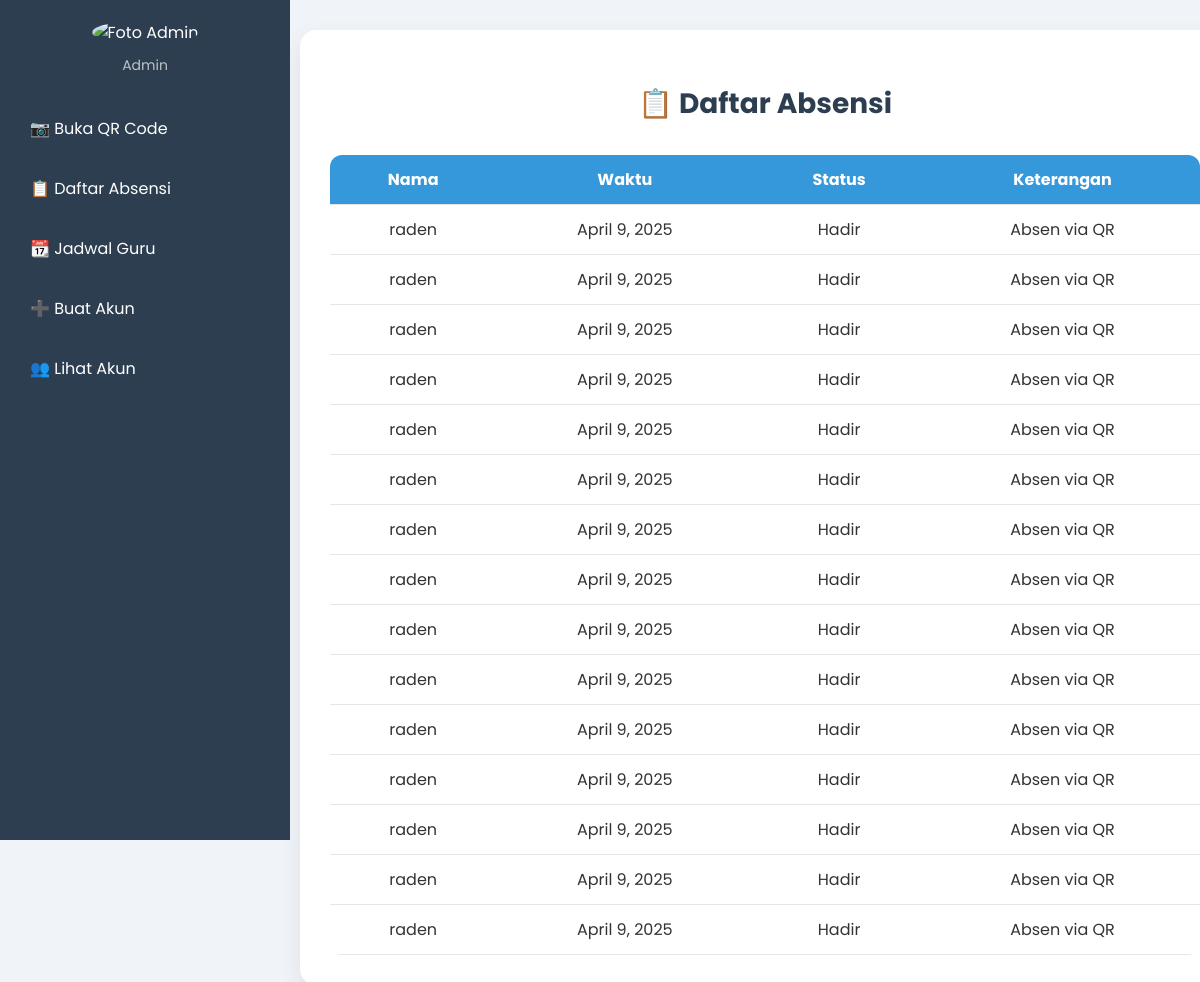
Page /absensi/ (signed in) on the committed database.
### birruwattaqwa/models.py (models this page shows, shortened)
class Absensi(models.Model):
    STATUS_CHOICES = [
        ('Hadir', 'Hadir'),
        ('Izin', 'Izin'),
        ('Sakit', 'Sakit'),
        ('Alfa', 'Alfa'),
    ]
    guru = models.ForeignKey(User, on_delete=models.CASCADE)
    tanggal = models.DateField(auto_now_add=True)
    status = models.CharField(max_length=10, choices=STATUS_CHOICES)
    keterangan = models.TextField(blank=True, null=True)  # Keterangan umum
    bulan = models.CharField(max_length=20)  # Simpan bulan sebagai nama, bukan angka
    tahun = models.IntegerField()
    jam_absensi = models.TimeField(auto_now_add=True)
    lokasi = models.CharField(max_length=255, blank=True, null=True)
    latitude = models.FloatField(blank=True, null=True)  # Tambahkan ini
    longitude = models.FloatField(blank=True, null=True)  # Tambahkan ini
    qrcodes = models.ImageField(upload_to='qr_codes/', blank=True)

### birruwattaqwa/views.py (the view, shortened to what this page needs)
# urls.py: path('absensi/', view_absensi, name='list_absen'),
@login_required
def view_absensi(request):
    user = request.user
    guru_filter = request.GET.get('guru', '')
    search_query = request.GET.get('search', '')
    if user.groups.filter(name='Admin').exists():
        absensi_list = Absensi.objects.all()
        guru_list = User.objects.filter(groups__name='Guru')
        if guru_filter:
            absensi_list = absensi_list.filter(guru__id=guru_filter)
        if search_query:
            absensi_list = absensi_list.filter(keterangan__icontains=search_query)
    else:
        absensi_list = Absensi.objects.filter(guru=user)
        guru_list = None
        if search_query:
            absensi_list = absensi_list.filter(keterangan__icontains=search_query)
    return render(request, 'birruwattaqwa/admin/list_absen.html', {
        'absensi_list': absensi_list,
        'guru_list': guru_list,
        'selected_guru': guru_filter,
        'search_query': search_query,
    })

### birruwattaqwa/templates/birruwattaqwa/admin/list_absen.html (shortened to what this page needs)
{% load static %}
<!DOCTYPE html>
<html lang="id">
<head>
    <link rel="stylesheet" href="{% static 'css/list_absen.css' %}">
    <link rel="stylesheet" href="{% static 'css/S_sidebar.css' %}">
</head>
<body>
    <div class="sidebar">
        <div class="profile">
            <img src="/media/admin_profile.png" alt="Foto Admin">
            <p>Admin</p>
        </div>
        <ul>
            <li><a href="{% url 'generate_admin_qrcode' %}">📷 Buka QR Code</a></li>
            <li><a href="{% url 'list_absen' %}">📋 Daftar Absensi</a></li>
            <li><a href="{% url 'jadwal_admin' %}">📆 Jadwal Guru</a></li>
            <li><a href="{% url 'registrasi' %}">➕ Buat Akun</a></li>
            <li><a href="{% url 'list_users' %}">👥 Lihat Akun</a></li>
        </ul>
    </div>
    <div class="content">
        <div class="rekap-container">
            <h2>📋 Daftar Absensi</h2>
            <div class="table-wrapper">
                <table>
                    <thead>
                        <tr>
                            <th>Nama</th>
                            <th>Waktu</th>
                            <th>Status</th>
                            <th>Keterangan</th>
                        </tr>
                    </thead>
                    <tbody>
                        {% for absensi in absensi_list %}
                        <tr>
                            <td>{{ absensi.guru }}</td>
                            <td>{{ absensi.tanggal }}</td>
                            <td>{{ absensi.status }}</td>
                            <td>{{ absensi.keterangan }}</td>
                        </tr>
                        {% empty %}
                        <tr>
                            <td colspan="4" style="text-align:center;">Tidak ada data absensi.</td>
                        </tr>
                        {% endfor %}
                    </tbody>
                </table>
            </div>
        </div>
    </div>
</body>
</html>

### birruwattaqwa/static/css/list_absen.css (style rules this page uses)
body { font-family: 'Poppins', sans-serif; background: #f0f4f8; margin: 0; padding: 0; color: #333; display: flex; }
.rekap-container { width: 100%; padding: 30px; background: #fff; border-radius: 16px; box-shadow: 0 10px 25px rgba(0, 0, 0, 0.08); animation: fadeIn 1s ease; }
.rekap-container h2 { text-align: center; font-size: 28px; margin-bottom: 30px; color: #2c3e50; }
.table-wrapper { overflow-x: auto; margin-top: 20px; }
table { width: 100%; border-collapse: collapse; border-radius: 12px; overflow: hidden; }
thead { background-color: #3498db; color: white; }
th, td { padding: 12px 16px; text-align: center; border-bottom: 1px solid #e6e6e6; }

### birruwattaqwa/static/css/S_sidebar.css (style rules this page uses)
body { margin: 0; font-family: 'Poppins', sans-serif; display: flex; }
.sidebar { width: 250px; background-color: #2c3e50; color: white; height: 100vh; position: fixed; padding: 20px; }
.sidebar .profile { text-align: center; margin-bottom: 30px; }
.sidebar .profile img { width: 100px; height: 100px; border-radius: 50%; object-fit: cover; }
.sidebar p { margin: 0; font-size: 14px; color: #bdc3c7; }
.sidebar ul { list-style: none; padding: 0; }
.sidebar ul li { margin: 15px 0; }
.sidebar ul li a { color: white; text-decoration: none; display: block; padding: 10px; border-radius: 5px; transition: 0.3s; }
.content { margin-left: 270px; padding: 30px; flex-grow: 1; }

### rows in the picture
Absensi: guru "raden", tanggal "April 9, 2025", status "Hadir", keterangan "Absen via QR"
Absensi: guru "raden", tanggal "April 9, 2025", status "Hadir", keterangan "Absen via QR"
Absensi: guru "raden", tanggal "April 9, 2025", status "Hadir", keterangan "Absen via QR"
Absensi: guru "raden", tanggal "April 9, 2025", status "Hadir", keterangan "Absen via QR"
Absensi: guru "raden", tanggal "April 9, 2025", status "Hadir", keterangan "Absen via QR"
Absensi: guru "raden", tanggal "April 9, 2025", status "Hadir", keterangan "Absen via QR"
Absensi: guru "raden", tanggal "April 9, 2025", status "Hadir", keterangan "Absen via QR"
Absensi: guru "raden", tanggal "April 9, 2025", status "Hadir", keterangan "Absen via QR"
Absensi: guru "raden", tanggal "April 9, 2025", status "Hadir", keterangan "Absen via QR"
Absensi: guru "raden", tanggal "April 9, 2025", status "Hadir", keterangan "Absen via QR"
Absensi: guru "raden", tanggal "April 9, 2025", status "Hadir", keterangan "Absen via QR"
Absensi: guru "raden", tanggal "April 9, 2025", status "Hadir", keterangan "Absen via QR"
Absensi: guru "raden", tanggal "April 9, 2025", status "Hadir", keterangan "Absen via QR"
Absensi: guru "raden", tanggal "April 9, 2025", status "Hadir", keterangan "Absen via QR"
Absensi: guru "raden", tanggal "April 9, 2025", status "Hadir", keterangan "Absen via QR"
